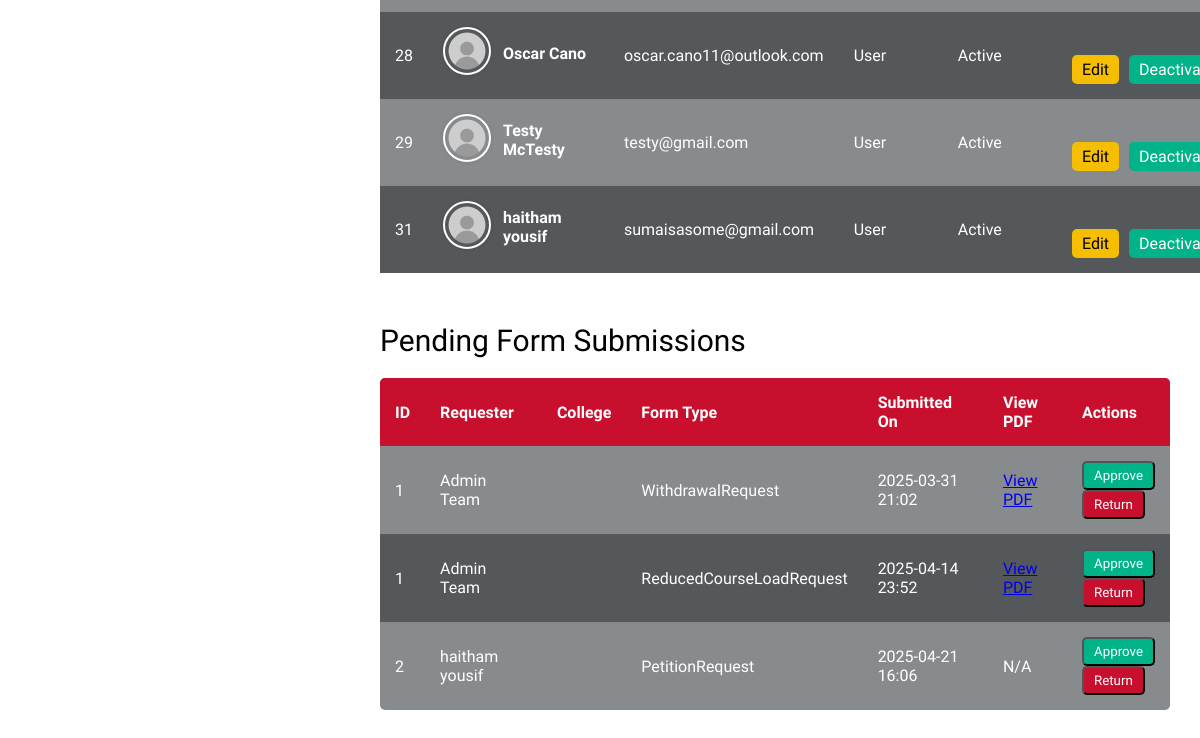
Page /users/ (signed in, lower part) on the earlier database version.
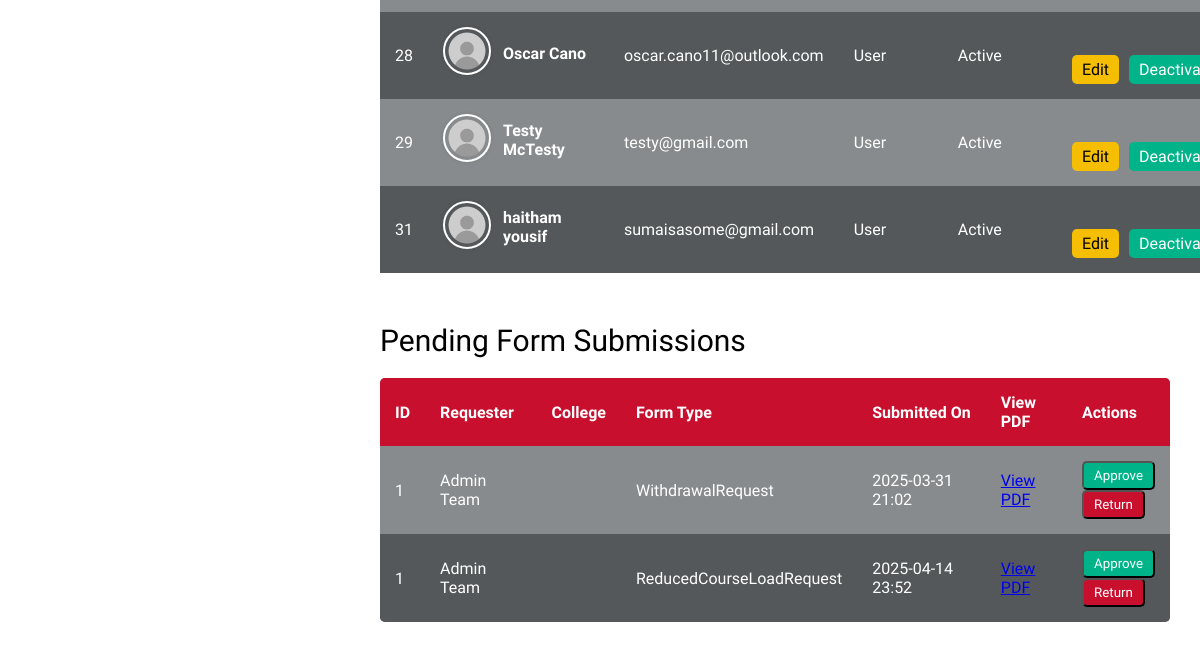
Same page on the later database version.
### usr_mgmt_app/models.py (models this page shows, shortened)
class UserProfile(AbstractUser):
    ROLE_CHOICES = [
        ('admin', 'Admin'),
        ('moderator', 'Moderator'),
        ('user', 'User'),
    ]
    ACADEMIC_LEVEL_CHOICES = [
        ('undergraduate', 'Undergraduate'),
        ('graduate', 'Graduate'),
    ]
    cougar_id = models.CharField(max_length=7,unique=True,null=True,blank=True,validators=[RegexValidator(regex=r'^\d{7}$', message='Cougar ID must be exactly 7 digits')])
    role = models.CharField(max_length=10, choices=ROLE_CHOICES, default='user')
    academic_level = models.CharField(max_length=15, choices=ACADEMIC_LEVEL_CHOICES, null=True, blank=True)
    profile_picture = models.ImageField(upload_to='profile_pictures/', null=True, blank=True)
    profile_banner = models.ImageField(upload_to='banner_pictures/', null=True,blank=True)
    bio = models.TextField(null=True, blank=True)
    is_active = models.BooleanField(default=True)
    created_at = models.DateTimeField(auto_now_add=True)
    updated_at = models.DateTimeField(auto_now=True)
    signature = models.ImageField(upload_to='signatures/', null=True, blank=True, validators=[validate_signature_file])
    groups = models.ManyToManyField(Group, related_name="userprofile_groups", blank=True)
    user_permissions = models.ManyToManyField(Permission, related_name="userprofile_permissions", blank=True)
    unit = models.ForeignKey(Unit, null=True, blank=True, on_delete=models.SET_NULL)
    class Meta:
        permissions = [
            ("can_read", "Can read data"),
            ("can_edit", "Can edit data"),
            ("can_manage_users", "Can activate/deactivate and delete users"),
            ("can_approve", "Can approve requests"),  # Added new permission
        ]

class WithdrawalRequest(models.Model):
    STATUS_CHOICES = [
        ('draft', 'Draft'),
        ('pending', 'Pending'),
        ('returned', 'Returned'),
        ('approved', 'Approved'),
    ]
    user = models.ForeignKey(UserProfile, on_delete=models.CASCADE, related_name="withdrawal_requests")
    student_id = models.CharField(max_length=7, default="0000000")
    middle_name = models.CharField(max_length=50, blank=True, null=True)  # New field for middle name
    email = models.EmailField(default="example@example.com")  # New field for email
    college = models.CharField(max_length=100, default="Unknown College")
    degree_plan = models.CharField(max_length=100, default="Unknown Degree Plan")
    status = models.CharField(max_length=20, choices=STATUS_CHOICES, default='Draft')
    street_address = models.CharField(max_length=255, default="No address provided")
    city = models.CharField(max_length=100, default="Unknown City")
    state = models.CharField(max_length=50, default="Unknown State")
    zipcode = models.CharField(max_length=10, default="00000")
    phone = models.CharField(max_length=15, default="000-000-0000")
    withdrawal_term = models.CharField(max_length=20, default="Spring 2025")
    last_attendance_date = models.DateField(null=True, blank=True)
    withdrawal_reason = models.TextField(default="No reason provided")
    financial_assistance = models.BooleanField(default=False)
    uh_health_insurance = models.BooleanField(default=False)
    campus_housing = models.BooleanField(default=False)
    visa_holder = models.BooleanField(default=False)
    gi_bill = models.BooleanField(default=False)
    student_initial = models.CharField(max_length=1, default="-")
    pdf_document = models.FileField(upload_to="generated_pdfs/", null=True, blank=True)
    created_at = models.DateTimeField(auto_now_add=True)

class ReducedCourseLoadRequest(models.Model):
    STATUS_CHOICES = [
        ('draft', 'Draft'),
        ('pending', 'Pending'),
        ('returned', 'Returned'),
        ('approved', 'Approved'),
    ]
    SEMESTER_CHOICES = [
        ('fall', 'Fall'),
        ('spring', 'Spring'),
    ]
    MAIN_REASON_CHOICES = [
        ('academic', 'Academic Difficulty'),
        ('medical', 'Medical Reason'),
        ('final', 'Final Semester'),
    ]
    ACADEMIC_TYPE_CHOICES = [
        ('IAI', 'Initial Adjustment Issues'),
        ('ICLP', 'Improper Course Level Placement'),
    ]
    IAI_REASONS = [
        ('english_language', 'English Language'),
        ('reading_requirements', 'Reading Requirements'),
        ('american_teaching', 'Unfamiliarity with American Teaching Methods'),
    ]
    FINAL_TYPE_CHOICES = [
        ('non_thesis', 'Non-Thesis Track'),
        ('thesis', 'Thesis/Dissertation Track'),
    ]
    user = models.ForeignKey(UserProfile, on_delete=models.CASCADE, related_name="rcl_requests")
    student_id = models.CharField(max_length=7)
    reason = models.CharField(max_length=10, choices=MAIN_REASON_CHOICES)
    academic_type = models.CharField(max_length=10, choices=ACADEMIC_TYPE_CHOICES, blank=True, null=True)
    iai_reasons = models.JSONField(blank=True, null=True)
    medical_letter_attached = models.BooleanField(default=False)
    final_type = models.CharField(max_length=20, choices=FINAL_TYPE_CHOICES, blank=True, null=True)
    final_semester_hours = models.PositiveIntegerField(blank=True, null=True)
    thesis_hours = models.PositiveIntegerField(blank=True, null=True)
    semester = models.CharField(max_length=10, choices=SEMESTER_CHOICES)
    semester_year = models.PositiveIntegerField(default=25)
    course_to_drop_1 = models.CharField(max_length=20, default="")  # Required
    course_to_drop_2 = models.CharField(max_length=20, blank=True, default="")  # Optional
    course_to_drop_3 = models.CharField(max_length=20, blank=True, default="")  # Optional
    total_credit_hours_after_drop = models.PositiveIntegerField()
    current_semester = models.CharField(max_length=10, choices=SEMESTER_CHOICES, default = 'fall')
    current_year = models.PositiveIntegerField(default=25)
    pdf_document = models.FileField(upload_to="generated_pdfs/", null=True, blank=True)
    status = models.CharField(max_length=20, choices=STATUS_CHOICES, default='draft')
    created_at = models.DateTimeField(auto_now_add=True)

class PetitionRequest(models.Model):
    STATUS_CHOICES = [
        ('Draft', 'Draft'),
        ('Pending', 'Pending Review'),
        ('Returned', 'Returned for Revision'),
        ('Approved', 'Approved'),
    ]
    user = models.ForeignKey(UserProfile, on_delete=models.CASCADE, related_name="petition_requests")
    student_id = models.CharField(max_length=7, default="0000000")
    middle_name = models.CharField(max_length=50, blank=True, null=True)
    email = models.EmailField(default="example@example.com")
    phone = models.CharField(max_length=15, default="000-000-0000")
    career = models.CharField(max_length=20, default="GRAD")  # GRAD, PRFL
    program = models.CharField(max_length=20, default="Unknown Program")  # PhD, MA, MS, etc.
    plan_code = models.CharField(max_length=20, default="Unknown Plan")
    term = models.CharField(max_length=10, default="Fall")  # Fall, Spring, Summer
    year = models.CharField(max_length=4, default="2025")
    purpose = models.CharField(max_length=2, default="10")
    other_purpose = models.CharField(max_length=200, blank=True, null=True)
    institution_name = models.CharField(max_length=100, blank=True, null=True)
    city_state_zip = models.CharField(max_length=100, blank=True, null=True)
    transfer_start_term = models.CharField(max_length=10, blank=True, null=True)
    transfer_start_year = models.CharField(max_length=4, blank=True, null=True)
    transfer_end_term = models.CharField(max_length=10, blank=True, null=True)
    transfer_end_year = models.CharField(max_length=4, blank=True, null=True)
    credit_description = models.TextField(blank=True, null=True)
    hours_transferred = models.CharField(max_length=5, blank=True, null=True)
    requested_hours = models.CharField(max_length=5, blank=True, null=True)
    explanation = models.TextField(default="No explanation provided")
    status = models.CharField(max_length=20, choices=STATUS_CHOICES, default='Draft')
    pdf_document = models.FileField(upload_to='generated_pdfs/', null=True, blank=True)
    created_at = models.DateTimeField(auto_now_add=True)

### usr_mgmt_app/views.py (the view)
# urls.py: path('users/', views.user_list, name='user_list'),  # List of users
@login_required
@permission_required('usr_mgmt_app.can_read', raise_exception=True)
def user_list(request):
    current_user = request.user
    users = UserProfile.objects.all()
    pending_requests = []
    models_and_types = [
        (ThesisRequest, "ThesisRequest"),
        (WithdrawalRequest, "WithdrawalRequest"),
        (ReducedCourseLoadRequest, "ReducedCourseLoadRequest"),
        (PetitionRequest, "PetitionRequest"),
    ]
    for model, req_type in models_and_types:
        base_queryset = model.objects.filter(status="Pending")
        if current_user.role != "admin":
            base_queryset = [
                obj for obj in base_queryset
                if obj.user and user_can_approve(current_user, obj.user)
            ]
        for obj in base_queryset:
            pending_requests.append({
                "id": obj.id,
                "type": req_type,
                "request": obj
            })
    has_edit_permission = current_user.has_perm('usr_mgmt_app.can_edit')
    has_manage_users_permission = current_user.has_perm('usr_mgmt_app.can_manage_users')
    context = {
        'users': users,
        'has_edit_permission': has_edit_permission,
        'has_manage_users_permission': has_manage_users_permission,
        'pending_requests': pending_requests,
    }
    return render(request, 'user_list.html', context)

### templates/user_list.html (shortened to what this page needs)
{% load static %}
<!DOCTYPE html>
<html lang="en">
<head>
    <link rel="stylesheet" href="{% static 'css/dashboard.css' %}">
    <link rel="stylesheet" href="{% static 'css/user_list.css' %}">
</head>
<body>
    <div class="main-content">
        <table class="user-table">
            <tbody>
                {% for user in users %}
<tr class="user-row">
    <td>{{ user.id }}</td>
<td class="user-info-cell">
  <div class="user-hover-wrapper">
    <div class="user-thumbnail-container">
<div class="user-thumbnail">
    {% if user.profile_picture %}
        <img src="{{ user.profile_picture.url }}" alt="Profile Picture">
    {% else %}
        <img src="{% static 'images/default_profile.png' %}" alt="Default Profile Picture">
    {% endif %}
</div>
    </div>
    <span class="user-name">{{ user.first_name }} {{ user.last_name }}</span>
  </div>
</td>
    <td>{{ user.email }}</td>
    <td>{{ user.get_role_display }}</td>
    <td>{% if user.is_active %}Active{% else %}Deactivated{% endif %}</td>
                    <td class="actions">
                        <a href="{% url 'user_edit' user.id %}" class="btn-edit {% if not has_edit_permission %}disabled{% endif %}">Edit</a>
                        <a href="{% url 'user_toggle_status' user.id %}" class="btn-status {% if not has_manage_users_permission %}disabled{% endif %}"
                           onclick="return confirmStatusChange('{{ user.first_name }} {{ user.last_name }}', '{{ user.get_status_display }}');">
                            {% if user.is_active %}Deactivate{% else %}Activate{% endif %}
                        </a>
                    </td>
                </tr>
                {% empty %}
                <tr>
                    <td colspan="6" class="no-users">No users found.</td>
                </tr>
                {% endfor %}
            </tbody>
        </table>
{% if user.role == "admin" or user.role == "moderator" %}
    <h2>Pending Form Submissions</h2>
    <table class="approval-table">
        <thead>
            <tr>
                <th>ID</th>
                <th>Requester</th>
                <th>College</th>
                <th>Form Type</th>
                <th>Submitted On</th>
                <th>View PDF</th>
                <th>Actions</th>
            </tr>
        </thead>
        <tbody>
            {% for entry in pending_requests %}
                <tr>
                    <td>{{ entry.request.id }}</td>
                    <td>{{ entry.request.user.first_name }} {{ entry.request.user.last_name }}</td>
                    <td>{{ entry.request.user.get_college_display }}</td>
                    <td>{{ entry.type }}</td>
                    <td>{{ entry.request.created_at|date:"Y-m-d H:i" }}</td>
                    <td>
                        {% if entry.request.pdf_document %}
                            <a href="{{ entry.request.pdf_document.url }}" target="_blank">View PDF</a>
                        {% else %}
                            N/A
                        {% endif %}
                    </td>
                    <td>
                        <form method="POST" action="{% url 'approve_request' entry.request.id entry.type %}">
                            <button type="submit" class="btn-approve">Approve</button>
                        </form>
                        <form method="POST" action="{% url 'return_request' entry.request.id entry.type %}">
                            <button type="submit" class="btn-return">Return</button>
                        </form>
                    </td>
                </tr>
            {% empty %}
                <tr>
                    <td colspan="7" class="no-requests">No pending requests.</td>
                </tr>
            {% endfor %}
        </tbody>
    </table>
{% endif %}
</div>
</body>
</html>

Differences in the rows shown:
no longer on this page (row edited): PetitionRequest: request.id "2", request.user.first_name "haitham", request.user.last_name "yousif", type "PetitionRequest", request.created_at "2025-04-21 16:06", pdf_document "N/A"
